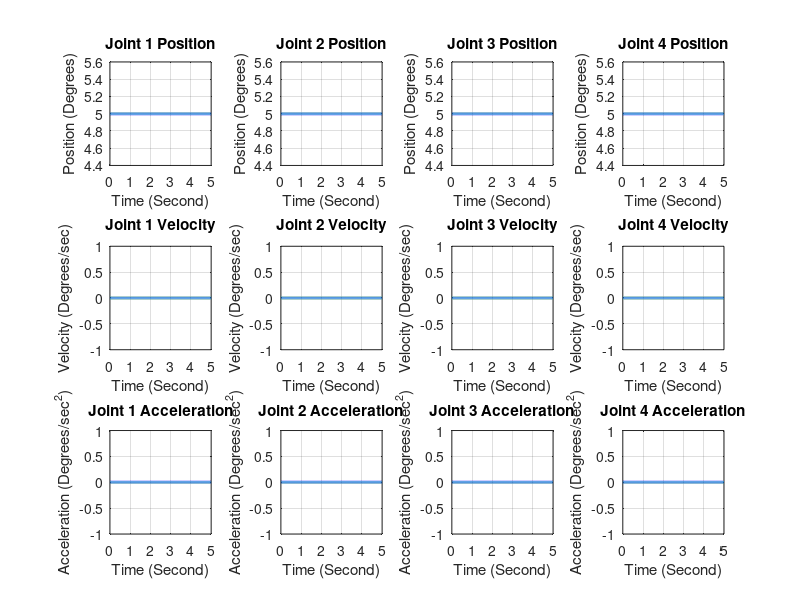

Reproduce this figure in MATLAB.
clc;
close all;
clear all;

% Get the initial and final angles along with durations for each joint
num_joints = 4; % Number of joints

theta_0 = zeros(1, num_joints); % Initial angles
theta_f = zeros(1, num_joints); % Final angles
T = zeros(1, num_joints); % Durations

for i = 1:num_joints
    fprintf('Joint %d:\n', i);
    theta_0(i) = input(sprintf('  Enter the initial angle (theta_0) for Joint %d: ', i));
    theta_f(i) = input(sprintf('  Enter the final angle (theta_f) for Joint %d: ', i));
    T(i) = input(sprintf('  Enter the total duration (T) for Joint %d: ', i));
end

% Create a single figure for all joints
figure;

% Perform calculations for each joint
for j = 1:num_joints
    % Time powers
    T2 = T(j)^2;
    T3 = T(j)^3;
    T4 = T(j)^4;
    T5 = T(j)^5;

    % Assume initial velocity and acceleration are zero
    dtheta_0 = 0; % Initial velocity
    ddtheta_0 = 0; % Initial acceleration
    dtheta_f = 0; % Final velocity
    ddtheta_f = 0; % Final acceleration

    % Coefficients calculation using boundary conditions
    a0 = theta_0(j);
    a1 = dtheta_0;
    a2 = ddtheta_0 / 2;
    a3 = (20*theta_f(j) - 20*theta_0(j) - (8*dtheta_f + 12*dtheta_0)*T(j) - (3*ddtheta_0 - ddtheta_f)*T2) / (2*T3);
    a4 = (30*theta_0(j) - 30*theta_f(j) + (14*dtheta_f + 16*dtheta_0)*T(j) + (3*ddtheta_0 - 2*ddtheta_f)*T2) / (2*T4);
    a5 = (12*theta_f(j) - 12*theta_0(j) - (6*dtheta_f + 6*dtheta_0)*T(j) - (ddtheta_0 - ddtheta_f)*T2) / (2*T5);

    %% Fifth Order Calculation
    t = 0:0.001:T(j);

    theta = a0 + a1*t + a2*t.^2 + a3*t.^3 + a4*t.^4 + a5*t.^5;
    theta_dot = a1 + 2*a2*t + 3*a3*t.^2 + 4*a4*t.^3 + 5*a5*t.^4;
    theta_double_dot = 2*a2 + 2*3*a3*t + 3*4*a4*t.^2 + 4*5*a5*t.^3;

    % Plot position
    subplot(3, num_joints, j);
    plot(t, theta, 'LineWidth', 2);
    grid on;
    title(sprintf('Joint %d Position', j));
    xlabel('Time (Second)');
    ylabel('Position (Degrees)');

    % Plot velocity
    subplot(3, num_joints, num_joints + j);
    plot(t, theta_dot, 'LineWidth', 2);
    grid on;
    title(sprintf('Joint %d Velocity', j));
    xlabel('Time (Second)');
    ylabel('Velocity (Degrees/sec)');

    % Plot acceleration
    subplot(3, num_joints, 2*num_joints + j);
    plot(t, theta_double_dot, 'LineWidth', 2);
    grid on;
    title(sprintf('Joint %d Acceleration', j));
    xlabel('Time (Second)');
    ylabel('Acceleration (Degrees/sec^2)');
end
